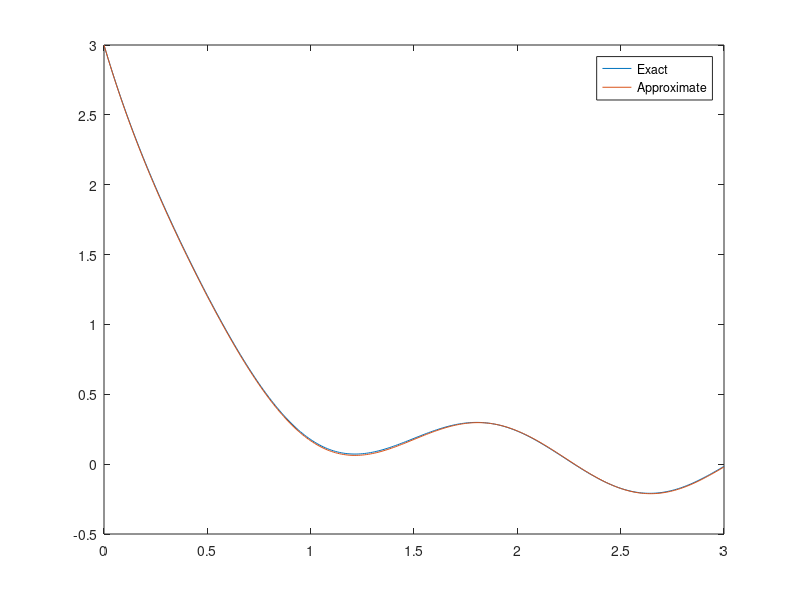

MATLAB code to generate this figure:
%% Example 2
% Solve y'(t)=-2y(t)+cos(4t) with y0=3

y0 = 3;                  % Initial Condition
h = 0.01;% Time step
t = 0:h:3;               % t goes from 0 to 2 seconds.
% Exact solution, hard to find in this case (in general we won't have it)
yexact = 0.1*cos(4*t)+0.2*sin(4*t)+2.9*exp(-2*t);
ystar = zeros(size(t));  % Preallocate array (good coding practice)

ystar(1) = y0;           % Initial condition gives solution at t=0.

for i=1:(length(t)-1)
    k1 = -2*ystar(i)+cos(4*t(i));  % Previous approx for y gives approx for deriv
    ystar(i+1) = ystar(i) + k1*h; % Approximate solution for next value of y
end

plot(t,yexact,t,ystar);
legend('Exact','Approximate');

[t' yexact' ystar']




